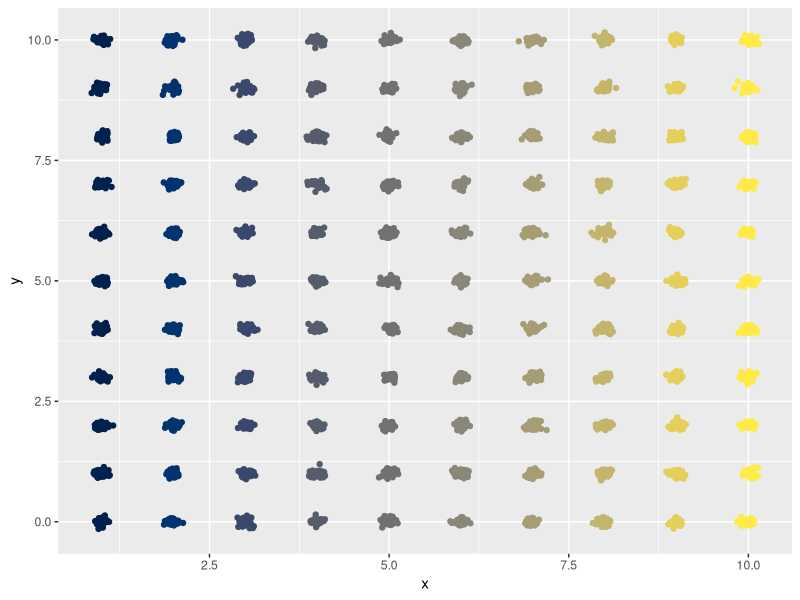
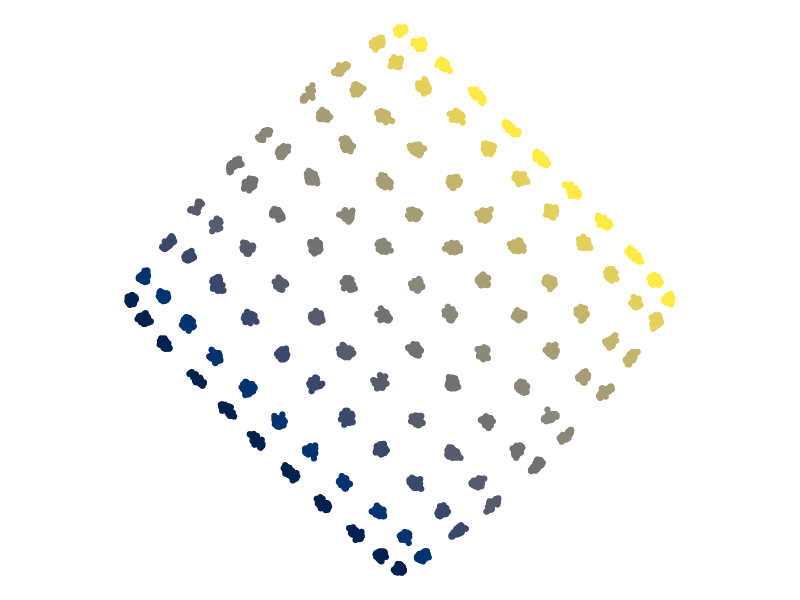
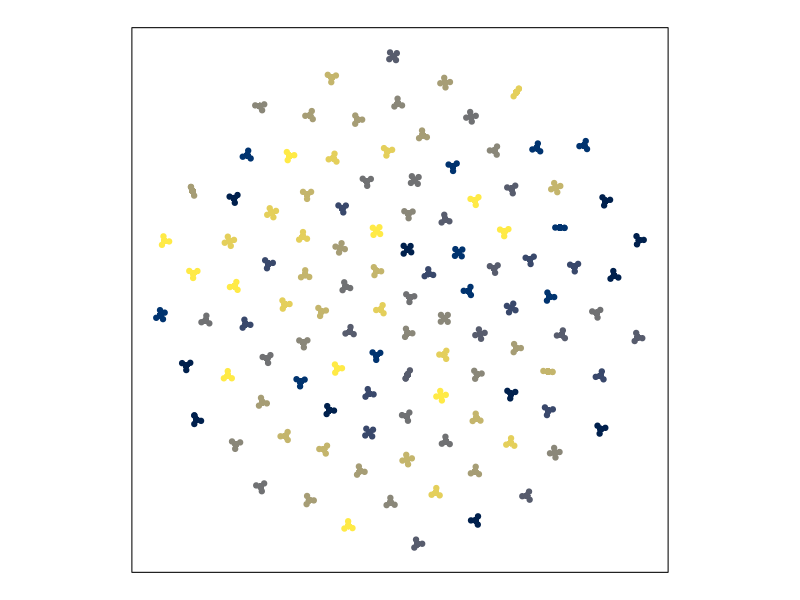
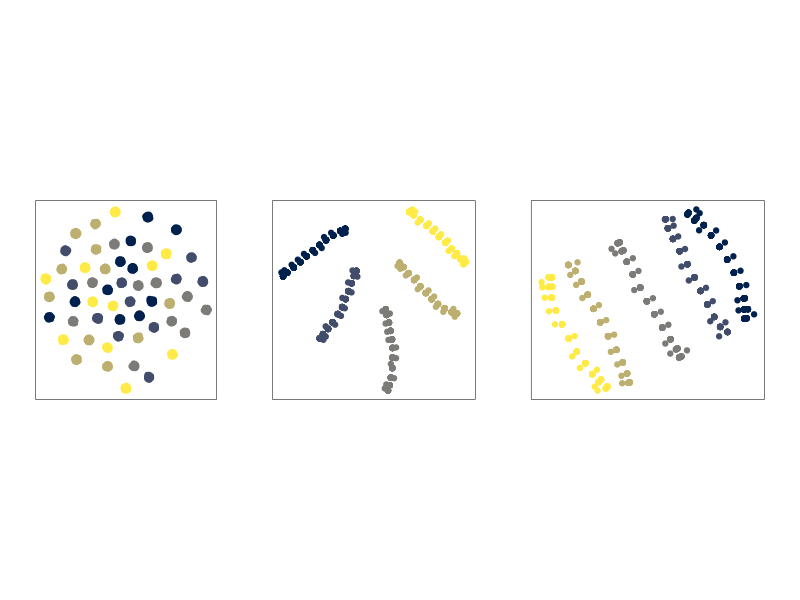
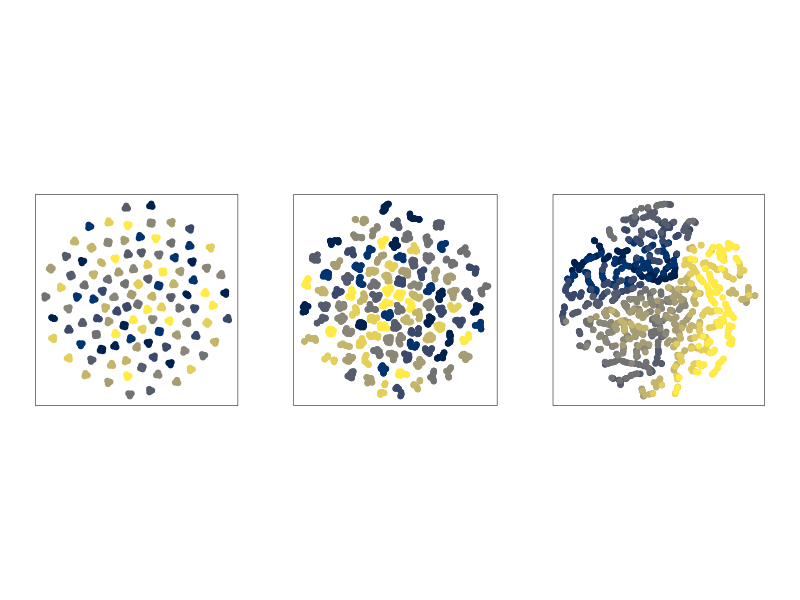
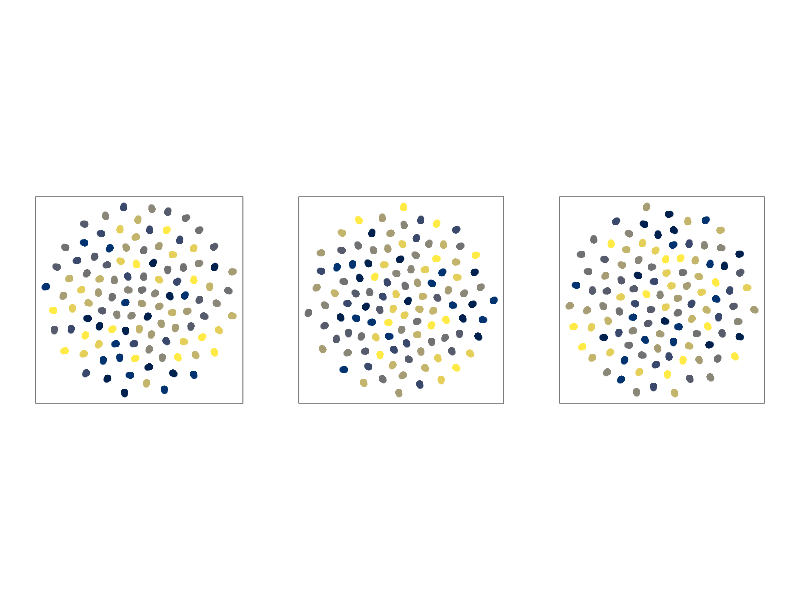

Write the R code that produced these figures, in order.
## ---- chunk 1
knitr::opts_chunk$set(echo = TRUE)
## ---- chunk 2
library(tidyverse)
library(ggplot2)
library(viridisLite)
library(viridis)

setup <- function(groups = 10, n = 500, sd = .05) {
  tibble(
    x = rep(1:groups, each = n) + rnorm(groups*n, sd = sd),
    y = rep(seq(from = 0, to = 10, lenght.out = n), groups) +
      rnorm(groups*n, sd = sd),
    group = rep(letters[1:groups], each = n)
  )
}

setup() %>%
  ggplot(aes(x, y, color = group)) +
  geom_point() +
  scale_color_viridis_d(option = "E", guide = "none")
## ---- chunk 3
library(Rtsne)

do_tsne <- function(coords, perplexity = 300) {
  tsne_fit <- coords %>%
    select(x, y) %>%
    scale() %>%
    Rtsne(perplexity = perplexity, max_iter = 500, check_duplicates = FALSE)
  
    tsne_fit$Y %>%
      as.data.frame() %>%
      cbind(select(coords, -x, -y))
}

setup() %>% # data coords init
  do_tsne() %>%
  ggplot(aes(V1, V2, color = group)) +
  geom_point() +
  scale_color_viridis_d(option = "E", guide = "none") +
  coord_fixed() + theme_void()
## ---- chunk 4
make_tsne_plots <- function(groups = 10, n = 200, sd = 0, perplexity = 5) {
  setup(groups = groups, n = n, sd = sd) %>%
    do_tsne(perplexity) %>%
    ggplot(aes(V1, V2, color = group)) +
    geom_point() +
    scale_color_viridis_d(option = "E", guide = "none") +
    coord_fixed() + theme_void() +
    theme(
      plot.margin = margin(20, 20, 20, 20),
      panel.border = element_rect(color = "black", fill = NA)
    )
}

make_tsne_plots(groups = 10, sd = 0)
## ---- chunk 5
library(patchwork)

make_tsne_plots(groups = 5, sd = 0, perplexity = 2) |
  make_tsne_plots(groups = 5, sd = 0, perplexity = 50) |
  make_tsne_plots(groups = 5, sd = 0, perplexity = 150)
## ---- chunk 6
make_tsne_plots(groups = 10, sd = 0) |
  make_tsne_plots(groups = 10, sd = 0.05) |
  make_tsne_plots(groups = 10, sd = 0.5)
## ---- chunk 7
make_tsne_plots(groups = 10, sd = 0, perplexity = 12) |
  make_tsne_plots(groups = 10, sd = 0, perplexity = 12) |
  make_tsne_plots(groups = 10, sd = 0, perplexity = 12)
